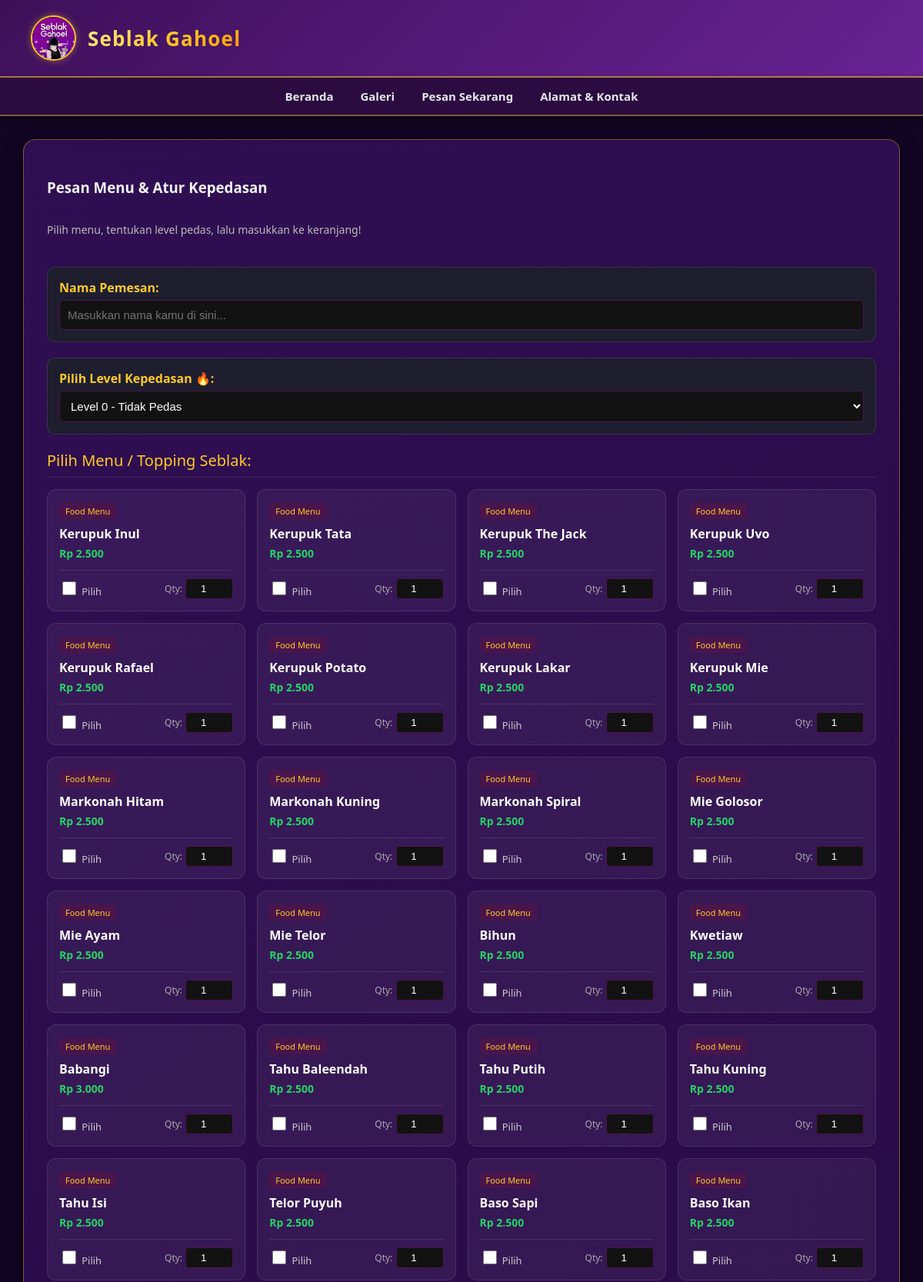
/pesan.php (upper part), run on the app's committed database.
### tables this page shows
CREATE TABLE `menu` (
  `id` int(11) NOT NULL,
  `nama_menu` varchar(100) DEFAULT NULL,
  `kategori` varchar(50) DEFAULT NULL,
  `harga` int(11) DEFAULT NULL
);

### pesan.php (the view, shortened to what this page needs)
<?php
include 'koneksi.php';
$pemesan = isset($_GET['pemesan']) ? $_GET['pemesan'] : '';
?>
<!DOCTYPE html>
<html lang="id">
<head>
    <link rel="stylesheet" href="style.css">
</head>
<body>
    <header>
        <div class="header-brand">
            <img src="logo.jpg" alt="Logo Seblak Gahoel" class="logo-img">
            <h1>Seblak Gahoel</h1>
        </div>
    </header>
   <nav>
        <a href="index.php">Beranda</a>
        <a href="galeri.php">Galeri</a>
        <a href="pesan.php">Pesan Sekarang</a>
        <a href="alamat.php">Alamat & Kontak</a>
    </nav>
    <div class="container">
        <div class="card order-container">
            <h3>Pesan Menu & Atur Kepedasan</h3>
            <p style="color: #bbb; font-size: 14px; margin-top: -10px;">Pilih menu, tentukan level pedas, lalu masukkan ke keranjang!</p>
            <form method="POST" action="">
                <div class="input-box">
                    <label>Nama Pemesan:</label>
                    <input type="text" name="nama_pemesan" value="<?= htmlspecialchars($pemesan) ?>" placeholder="Masukkan nama kamu di sini..." required>
                </div>
                <div class="input-box">
                    <label>Pilih Level Kepedasan 🔥:</label>
                    <select name="level_pedas" required>
                        <option value="Level 0 (Tidak Pedas)">Level 0 - Tidak Pedas</option>
                    </select>
                </div>
                <div class="form-section-title">Pilih Menu / Topping Seblak:</div>
                <div class="menu-grid">
                    <?php
                    $menus = mysqli_query($conn, "SELECT * FROM menu");
                    while($mn = mysqli_fetch_assoc($menus)){
                        $id = $mn['id'];
                        echo '
                        <div class="menu-card">
                            <div class="menu-info">
                                <span class="badge-kat">'.$mn['kategori'].'</span>
                                <h4>'.$mn['nama_menu'].'</h4>
                                <div class="price">Rp ' . number_format($mn['harga'], 0, ',', '.') . '</div>
                            </div>
                            <div class="menu-action">
                                <div>
                                    <input type="checkbox" name="menu_item['.$id.']" value="1" id="menu_'.$id.'">
                                    <label for="menu_'.$id.'">Pilih</label>
                                </div>
                                <div>
                                    <span style="font-size:12px; color:#aaa;">Qty:</span>
                                    <input type="number" name="jumlah['.$id.']" value="1" min="1" class="qty-input">
                                </div>
                            </div>
                        </div>';
                    }
                    ?>
                </div>
            </form>
        </div>
    </div>
</body>
</html>

### style.css (style rules this page uses)
body { background-color: #0b0714; color: #f3f4f6; font-family: 'Segoe UI', Tahoma, Geneva, Verdana, sans-serif; margin: 0; padding: 0; overflow-x: hidden; }
header { background: linear-gradient(135deg, #2c0c30 0%, #130617 100%); border-bottom: 2px solid #ffca28; padding: 20px 40px; display: flex; align-items: center; justify-content: space-between; box-shadow: 0 4px 20px rgba(0, 0, 0, 0.6); }
.header-brand { display: flex; align-items: center; gap: 15px; }
header img.logo-img, header img { height: 55px !important; width: 55px !important; border-radius: 50%; object-fit: cover; border: 2px solid #ffca28; box-shadow: 0 0 10px rgba(255, 202, 40, 0.4); }
header h1 { margin: 0; font-size: 26px; font-weight: 800; background: linear-gradient(135deg, #ffea8a 0%, #ffca28 50%, #ffa000 100%); -webkit-background-clip: text; -webkit-text-fill-color: transparent; letter-spacing: 1.2px; }
nav { background-color: #1a0822; padding: 14px 30px; display: flex; justify-content: center; align-items: center; gap: 35px; border-bottom: 1px solid rgba(255, 202, 40, 0.2); box-shadow: 0 4px 10px rgba(0,0,0,0.4); }
nav a { color: #e5e7eb; text-align: center; text-decoration: none; font-weight: 600; font-size: 15px; transition: 0.2s; }
.container { width: 95%; max-width: 1400px; margin: 30px auto; box-sizing: border-box; }
.card { background: linear-gradient(145deg, rgba(35, 14, 48, 0.85), rgba(18, 8, 26, 0.9)); border: 1px solid rgba(255, 202, 40, 0.2); border-radius: 16px; padding: 30px; box-shadow: 0 8px 25px rgba(0, 0, 0, 0.5); backdrop-filter: blur(8px); margin-bottom: 20px; }
body { background-color: #120524 !important; }
header { background: linear-gradient(135deg, #5b1387 0%, #8A2BE2 100%) !important; }
nav { background-color: #3b0d5c !important; border-bottom: 2px solid rgba(255, 202, 40, 0.5) !important; }
.card { background: linear-gradient(145deg, rgba(138, 43, 226, 0.25), rgba(59, 13, 92, 0.45)) !important; border: 1px solid rgba(255, 202, 40, 0.4) !important; }
header { background: linear-gradient(135deg, #3d1059 0%, #682294 100%) !important; border-bottom: 2px solid rgba(255, 202, 40, 0.6) !important; }
nav { background-color: #2b0b40 !important; border-bottom: 2px solid rgba(255, 202, 40, 0.4) !important; }

### pesan.php (style rules this page uses)
.order-container { display: flex; flex-direction: column; gap: 25px; }
.form-section-title { color: #ffca28; font-size: 20px; margin-bottom: 15px; border-bottom: 1px solid rgba(255,255,255,0.1); padding-bottom: 8px; }
.menu-grid { display: grid; grid-template-columns: repeat(auto-fill, minmax(240px, 1fr)); gap: 15px; margin-bottom: 20px; }
.menu-card { background: rgba(255, 255, 255, 0.05); border: 1px solid rgba(255, 255, 255, 0.1); border-radius: 12px; padding: 15px; text-align: left; transition: 0.2s; display: flex; flex-direction: column; justify-content: space-between; }
.menu-info h4 { margin: 0 0 5px 0; font-size: 16px; color: #fff; }
.menu-info .badge-kat { display: inline-block; background: #4a154b; color: #ffca28; font-size: 11px; padding: 3px 8px; border-radius: 4px; margin-bottom: 8px; }
.menu-info .price { font-weight: bold; color: #25D366; font-size: 14px; margin-bottom: 12px; }
.menu-action { border-top: 1px solid rgba(255,255,255,0.1); padding-top: 10px; display: flex; align-items: center; justify-content: space-between; gap: 10px; }
.menu-action label { font-size: 13px; color: #ccc; cursor: pointer; }
.menu-action input[type="checkbox"] { width: 18px; height: 18px; accent-color: #ffca28; cursor: pointer; }
.qty-input { width: 50px; padding: 5px; background: #121212; border: 1px solid #4a154b; color: #fff; text-align: center; border-radius: 4px; }
.input-box { background: #1e1e2f; padding: 15px; border-radius: 10px; margin-bottom: 20px; border: 1px solid rgba(255,255,255,0.1); }
.input-box label { font-weight: bold; color: #ffca28; display: block; margin-bottom: 5px; }
.input-box input[type="text"], .input-box select { width: 100%; padding: 10px; background: #121212; color: #fff; border: 1px solid #4a154b; border-radius: 6px; font-size: 15px; box-sizing: border-box; }

### data on the page
menu: kategori "Food Menu", nama_menu "Kerupuk Inul", harga "2.500", id "1"
menu: kategori "Food Menu", nama_menu "Kerupuk Tata", harga "2.500"
menu: kategori "Food Menu", nama_menu "Kerupuk The Jack", harga "2.500"
menu: kategori "Food Menu", nama_menu "Kerupuk Uvo", harga "2.500"
menu: kategori "Food Menu", nama_menu "Kerupuk Rafael", harga "2.500"
menu: kategori "Food Menu", nama_menu "Kerupuk Potato", harga "2.500"
menu: kategori "Food Menu", nama_menu "Kerupuk Lakar", harga "2.500"
menu: kategori "Food Menu", nama_menu "Kerupuk Mie", harga "2.500"
menu: kategori "Food Menu", nama_menu "Markonah Hitam", harga "2.500"
menu: kategori "Food Menu", nama_menu "Markonah Kuning", harga "2.500"
menu: kategori "Food Menu", nama_menu "Markonah Spiral", harga "2.500"
menu: kategori "Food Menu", nama_menu "Mie Golosor", harga "2.500"
menu: kategori "Food Menu", nama_menu "Mie Ayam", harga "2.500"
menu: kategori "Food Menu", nama_menu "Mie Telor", harga "2.500"
menu: kategori "Food Menu", nama_menu "Bihun", harga "2.500"
menu: kategori "Food Menu", nama_menu "Kwetiaw", harga "2.500"
menu: kategori "Food Menu", nama_menu "Babangi", harga "3.000"
menu: kategori "Food Menu", nama_menu "Tahu Baleendah", harga "2.500"
menu: kategori "Food Menu", nama_menu "Tahu Putih", harga "2.500"
menu: kategori "Food Menu", nama_menu "Tahu Kuning", harga "2.500"
menu: kategori "Food Menu", nama_menu "Tahu Isi", harga "2.500"
menu: kategori "Food Menu", nama_menu "Telor Puyuh", harga "2.500"
menu: kategori "Food Menu", nama_menu "Baso Sapi", harga "2.500"
menu: kategori "Food Menu", nama_menu "Baso Ikan", harga "2.500"
